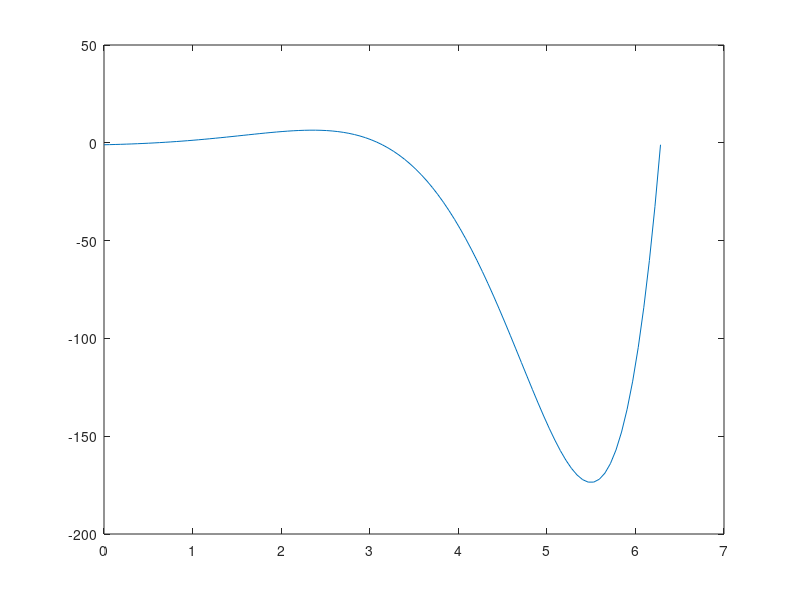

Here is the MATLAB script that generated this plot:
% exp(x).*sin(x)-1
f = @(x)(exp(x).*sin(x)-1);

a = 0; b = 2.*pi; h = (b-a)./100;

x = a:h:b;
y = f(x);

plot1 = plot(x,y);
waitfor(plot1)